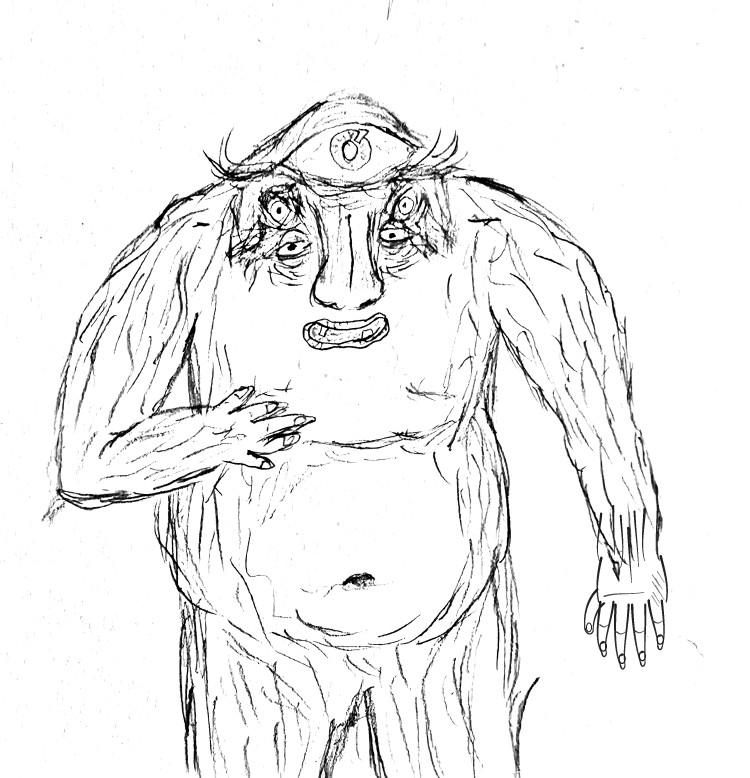
#> input picture android/play/concepts/creature-digitized.png, 3000 x 3110 px (shown at 1/4 size)
$ python icon.py creature-digitized.png creature-eyes.png out.png
#> lines starting #> are read from the running program, lines starting #| are printed output that depends on the picture
"""Cuts the blue yeti line drawing out of its white page and builds the app icon."""
import sys
from PIL import Image, ImageDraw, ImageFilter, ImageChops
import numpy as np
from collections import deque
src = Image.open(sys.argv[1]).convert('RGB')
a = np.asarray(src).astype(int)
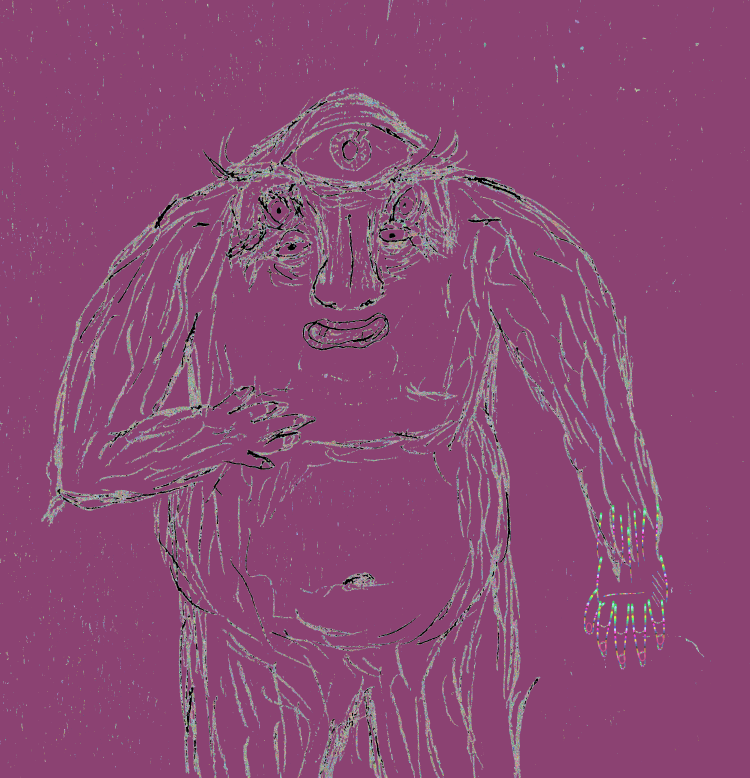
#> a: shape (3110, 3000, 3) int64 (shown at 1/4 size); 256 distinct labels, from 0 to 255; one colour per label, 0 black
# ink = blue lines; paper = near white
r, g, b = a[..., 0], a[..., 1], a[..., 2]
#> r: shape (3110, 3000) int64; 256 distinct labels, from 0 to 255
ink = (b - r > 40) & (r < 200)
#> ink: shape (3110, 3000) bool; every value is 0
ys, xs = np.nonzero(ink[:, 300:1100]); xs = xs + 300
#> after `ys, xs = np.nonzero(ink[:, 300:1100])`: ys = empty array; xs = empty array
#> (the run stopped early here; a loop or call above may not have finished)
